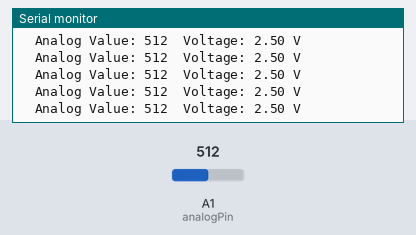
Bench run of a sketch on a simulated Arduino Uno, built with avr-gcc and run on an emulated ATmega328P. Parts: the last lines printed to the serial monitor. Inputs (shaded band) come from the test bench; at power-on: A1 (analogPin) = 512.

Above: at 1.2 s.
1.3 s: A1 (analogPin) set to 108
At 2.2 s:
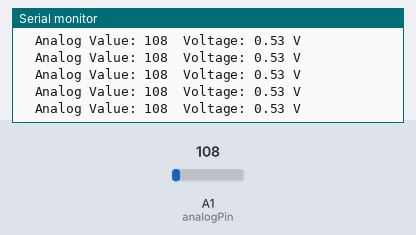
4.3 s: A1 (analogPin) set to 91
At 5.1 s:
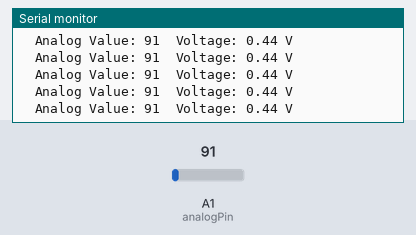
13.3 s: A1 (analogPin) set to 8
At 14.0 s:
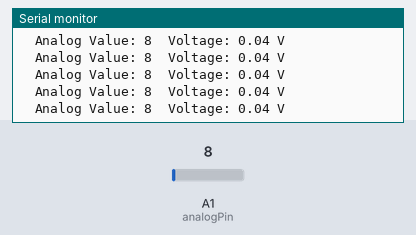
14.8 s: A1 (analogPin) set to 11
At 15.5 s:
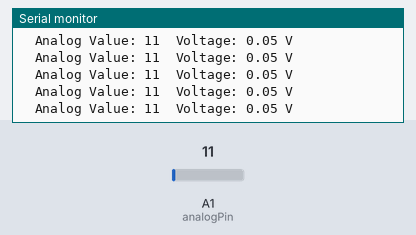
Timing chart, 0 to 17.3 s (numbered marks = the images above; inputs shaded):
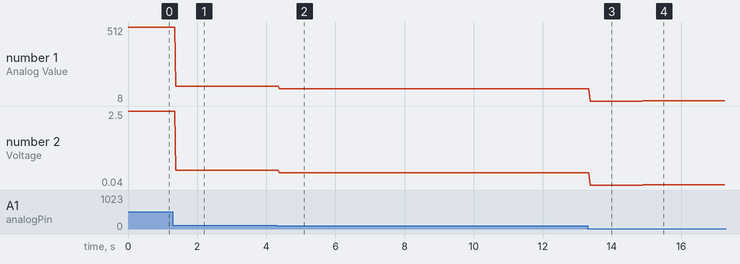

Measured:
- after the input at 1.3 s, the serial monitor: prints a new line after 0.09 s (image 1)
- after the input at 4.3 s, the serial monitor: prints a new line after 0.08 s (image 2)
- after the input at 13.3 s, the serial monitor: prints a new line after 0.07 s (image 3)
- after the input at 14.8 s, the serial monitor: prints a new line after 0.09 s (image 4)
- plotted number 1: 512 → 108 after the input at 1.3 s, 108 → 91 after the input at 4.3 s, 91 → 8 after the input at 13.3 s, 8 → 11 after the input at 14.8 s
- plotted number 2: 2.5 → 0.53 after the input at 1.3 s, 0.53 → 0.44 after the input at 4.3 s, 0.44 → 0.04 after the input at 13.3 s, 0.04 → 0.05 after the input at 14.8 s

The sketch:

Task7_analogread.ino
```cpp
// ME381 ROBOTICS: Experiment 1
// Task7: Analog Read
// Connect pin 5V to multimeter +ve and GND to multimeter -ve. Replace the value V1 below with voltage observed in millivolts for the 5V pin in the multimeter.

const int V1=5000;          // replace this with voltage value converted to millivolts as read from multimeter
const int analogPin = A1;  // Analog input pin

void setup() {
  Serial.begin(9600);       // Initialize serial communication
  pinMode(analogPin, INPUT);
}

void loop() {
  int analogValue = analogRead(analogPin);                      // Read the analog value
  float voltage = map(analogValue, 0, 1023, 0, V1) / 1000.0;  // Map the analogValue to voltage (V1 to be recorded from multimeter)

  Serial.print("\tAnalog Value: ");
  Serial.print(analogValue);
  Serial.print("\tVoltage: ");
  Serial.print(voltage);
  Serial.println(" V");

}
```
